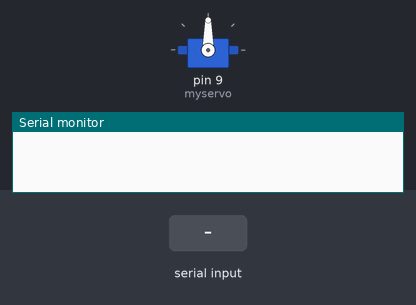
A sketch run on a simulated Arduino Uno, built with avr-gcc and run on an emulated ATmega328P. Shown: servo, the last lines printed to the serial monitor. The inputs (shaded band) are chosen by the test bench.

Above: at 1.2 s.
1.3 s: byte 30 received over Serial
At 1.9 s:
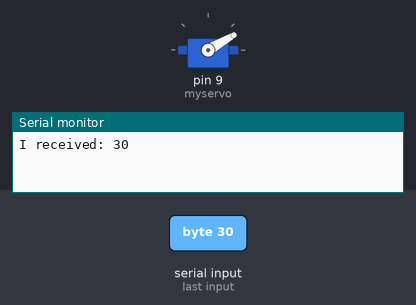
2.8 s: byte 120 received over Serial
At 3.1 s:
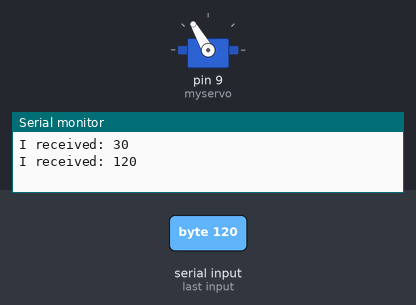
Timing chart, 0 to 5.8 s (numbered marks = the images above; inputs shaded):
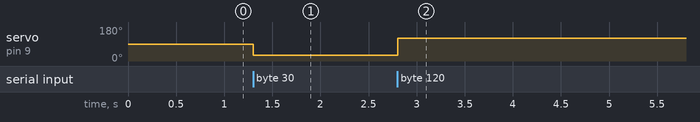

Measured:
- after the input at 1.3 s, servo on pin 9 (myservo): 90° → 30° at once
- after the input at 2.8 s, servo on pin 9 (myservo): 30° → 120° at once

The sketch:

serial_read_to_servo.ino
```cpp
#include <Servo.h>

Servo myservo;

int incomingByte = 0;   // for incoming serial data

void setup() {
        Serial.begin(9600);     // opens serial port, sets data rate to 9600 bps
        myservo.attach(9);  // attaches the servo on pin 9 to the servo object
}

void loop() {
  int pos;

        // send data only when you receive data:
        if (Serial.available() > 0) {
                // read the incoming byte:
                incomingByte = Serial.read();

                // say what you got:
                Serial.print("I received: ");
                Serial.println((int)incomingByte, DEC);
                pos=int(incomingByte);
                myservo.write(pos);              // tell servo to go to position in variable 'pos'
                delay(15);

        }
}
```
